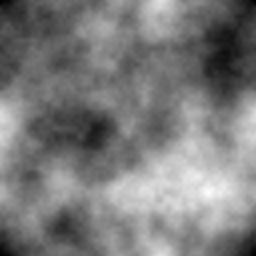
#> input picture assets/art/noise.png, 256 x 256 px
$ python preview_chalk_ring.py
#> lines starting #> are read from the running program, lines starting #| are printed output that depends on the picture
"""Превью мелового круга с трещинами (пункт 2.5) без Godot: numpy-порт assets/shaders/chalk_ring.gdshader.

Держи в синхроне с шейдером: правишь формулы там — правь и здесь.
Запуск из корня проекта:
    python3 tools/preview_chalk_ring.py [папка]     # по умолчанию — системная временная папка
Пишет chalk_ring_sheet.png (целый / 3 трещины / 5 трещин на последней жизни + свежая рана / лечение)
и chalk_ring_zoom.png (одна трещина крупно).
"""
import math
import os
import sys
import tempfile

import numpy as np
from PIL import Image

ROOT = os.path.dirname(os.path.dirname(os.path.abspath(__file__)))
NO = np.asarray(Image.open(os.path.join(ROOT, 'assets', 'art', 'noise.png')).convert('L'), dtype=np.float32) / 255.0
H, W = NO.shape
#> H = 256; W = 256
def tex(u, v):
    x = (u * W - 0.5) % W; y = (v * H - 0.5) % H
    x0 = np.floor(x).astype(int); y0 = np.floor(y).astype(int); fx = x - x0; fy = y - y0
    x1 = (x0 + 1) % W; y1 = (y0 + 1) % H
    return (NO[y0, x0] * (1 - fx) + NO[y0, x1] * fx) * (1 - fy) + (NO[y1, x0] * (1 - fx) + NO[y1, x1] * fx) * fy
def ss(e0, e1, x):
#> called with e0 = 0.03, e1 = 0.0105
    t = np.clip((x - e0) / (e1 - e0), 0, 1); return t * t * (3 - 2 * t)
def h11(x): return np.modf(np.sin(x * 127.1) * 43758.5453)[0] % 1.0
def render(cracks, danger=0.0, radius=0.769, width=0.03, pulse=0.0, TIME=0.0, N=640):
    ys, xs = np.mgrid[0:N, 0:N]
    U = (xs + 0.5) / N; V = (ys + 0.5) / N
    px = U * 2 - 1; py = V * 2 - 1
    r = np.hypot(px, py); a = np.arctan2(py, px)
    n1 = tex(a / (2*np.pi) * 5.0, r * 1.5)
    n2 = tex(px * 3.3 + 0.37, py * 3.3 + 0.11)
    wob = (n1 - 0.5) * 0.024
    d = np.abs(r - radius + wob)
    line = ss(width, width * 0.35, d)
    grain = ss(0.3, 0.72, n2 + (1 - line) * 0.25)
    ca = line * (0.45 + 0.55 * grain)
    d2 = np.abs(r - radius * 0.885 + wob * 0.5)
    inner = ss(0.007, 0.002, d2) * 0.4 * grain
    halo_k = np.ones_like(r); cut = np.zeros_like(r); bits = np.zeros_like(r); ember = np.zeros_like(r); gold = np.zeros_like(r)
    t = r - radius + wob
    for i, (ang, amt, hot, heal) in enumerate(cracks):
        da = np.mod(a - ang + np.pi, 2*np.pi) - np.pi
        m = (np.abs(da) <= 0.4) & (np.abs(t) < 0.12)
        sd = h11(ang + i * 0.731)
        s = da * radius
        side = np.where(s < 0, -1.0, 1.0)
        slant = (h11(sd + 5.0) - 0.5) * 1.2
        sp = s - t * slant
        jag = tex(sd * 7.0 + side * 0.29, t * 14.0 + sd)
        zig = np.abs(np.modf(t * 38.0 + sd * 3.0 + side * 0.5 + 100)[0] - 0.5) * 2.0
        gw = amt * (0.019 + 0.03 * jag + 0.01 * zig)
        band = ss(0.05, 0.03, np.abs(t))
        gap = (1 - ss(gw * 0.7, gw + 0.0025, np.abs(sp))) * band
        L = amt * (0.11 + 0.08 * sd)
        along = np.abs(sp) - gw
        k = np.clip(along / max(L, 1e-6), 0, 1)
        w1 = tex(sd * 3.0 + side * 0.41, along * 6.0) - 0.5
        fr = w1 * width * 2.6 * (0.4 + k)
        inside = (along > 0) & (along < L)
        fis = ss(0.005, 0.0014, np.abs(t - fr)) * (1 - k * k)
        fr2 = fr + side * (h11(sd + 3.0) - 0.5) * 2.0 * width * 1.8 * ss(0.2, 1.0, k)
        fis = np.maximum(fis, ss(0.0035, 0.001, np.abs(t - fr2)) * ss(0.15, 0.3, k) * (1 - k))
        fis = np.where(inside, fis, 0.0)
        bite_n = tex(sp * 7.0 + sd * 5.0, t * 7.0 + sd)
        bite = ss(0.55, 0.6, bite_n) * ss(L * 0.8 + gw, gw, np.abs(sp)) * ss(0.002, 0.008, np.abs(t)) * amt
        c_ = np.maximum(gap, np.maximum(fis, bite))
        b_ = np.zeros_like(r)
        for j in range(6):
            hh1 = h11(sd * 13.0 + j * 1.7); hh2 = h11(sd * 29.0 + j * 2.3)
            cx = (hh1 - 0.5) * 0.1 * amt; cy = (-0.016 - hh2 * 0.05) * amt
            if j >= 4: cy = (0.016 + hh2 * 0.03) * amt
            sz = (0.0035 + 0.004 * h11(hh1 * 7.0)) * min(amt * 2.0, 1.0)
            dd = np.hypot(s - cx, t - cy)
            b_ = np.maximum(b_, ss(sz, sz * 0.35, dd) if sz > 0 else 0)
        sc = (tex(sd * 5.0 + 0.5, t * 20.0) - 0.5) * gw * 1.1
        seam = np.abs(sp - sc)
        core = ss(0.032, 0.012, np.abs(t))
        flick = 0.75 + 0.25 * np.sin(TIME * 2.7 + sd * 31.0)
        e_ = (ss(0.0055, 0.001, seam) * 0.95 + np.exp(-seam * 80.0) * 0.35) * core * amt * flick
        dist = np.hypot(s * 0.7, t)
        e_ = e_ + hot * np.exp(-dist * 28.0) * 1.4
        g_ = heal * np.exp(-dist * 22.0) * 1.3
        soft = np.exp(-(sp / (gw + 0.012)) ** 2) * amt
        cut = np.where(m, np.maximum(cut, c_), cut)
        bits = np.where(m, np.maximum(bits, b_), bits)
        ember = np.where(m, ember + e_, ember)
        gold = np.where(m, gold + g_, gold)
        halo_k = np.where(m, np.minimum(halo_k, 1 - soft * 0.75), halo_k)
#> bits: shape (640, 640) float64; every value is 0
#> halo_k: shape (640, 640) float64; every value is 1
    ca = ca * (1 - cut)
    ca = np.maximum(ca, np.maximum(inner, bits * 0.8 * (0.55 + 0.45 * grain)))
    halo = np.exp(-d * 16.0) * (0.16 + pulse * 0.5) * halo_k
    chalk = np.array([0.92, 0.9, 0.83])
    col = chalk * (1 - danger * 0.65) + np.array([1.0, 0.22, 0.18]) * danger * 0.65
    base = np.clip(ca + halo, 0, 1)
    ember = np.clip(ember, 0, 1); gold = np.clip(gold, 0, 1)
    glow = np.array([1.0, 0.28, 0.1]) * ember[..., None] + np.array([1.0, 0.85, 0.45]) * gold[..., None]
#> glow: shape (640, 640, 3) float64; every value is 0
    alpha = np.clip(base + ember * 0.7 + gold, 0, 1)
    rgb = np.minimum((col * base[..., None] + glow) / np.maximum(alpha, 1e-3)[..., None], 1)
    return rgb, alpha
def comp(rgb, alpha, bg=(0.05, 0.04, 0.05)):
#> called with bg = (0.05, 0.04, 0.05)
    out = np.array(bg) * (1 - alpha[..., None]) + rgb * alpha[..., None]
    return Image.fromarray((np.clip(out, 0, 1) * 255).astype(np.uint8))
#> returned value: PIL image 640x640 RGB
if __name__ == '__main__':
    out = sys.argv[1] if len(sys.argv) > 1 else tempfile.gettempdir()
    os.makedirs(out, exist_ok=True)
    # Трещина: (угол, раскрытие 0..1, вспышка раны 0..1, свечение лечения 0..1) — как crack_* в шейдере.
    cr = [(0.3, 1.0, 0.0, 0.0), (2.1, 1.0, 0.0, 0.0), (4.0, 1.0, 0.0, 0.0)]
    cr5 = cr + [(5.3, 1.0, 0.0, 0.0), (1.2, 0.6, 0.9, 0.0)]
    heal = [(0.3, 1.0, 0, 0), (2.1, 0.4, 0, 0.95)]
    imgs = [comp(*render([])), comp(*render(cr)), comp(*render(cr5, danger=0.55)), comp(*render(heal))]
#> call 2 of render, with danger = 0, radius = 0.769, width = 0.03, pulse = 0, TIME = 0, N = 640
#> in render (call 2), `ys, xs = np.mgrid[0:N, 0:N]`:
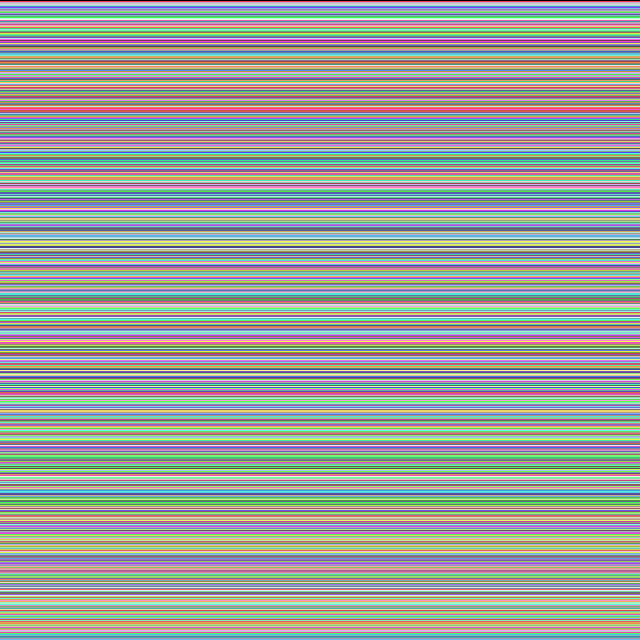
#> ys: shape (640, 640) int64; 640 distinct labels, from 0 to 639; one colour per label, 0 black
#> in render (call 2), `ys, xs = np.mgrid[0:N, 0:N]`:
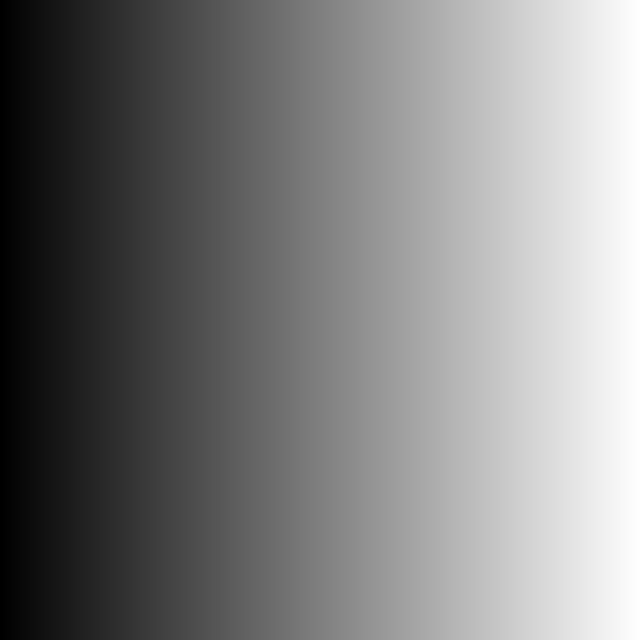
#> xs: shape (640, 640) int64; min 0, max 639, mean 319.5; drawn with min black and max white
#> in render (call 2), `V = (ys + 0.5) / N`:
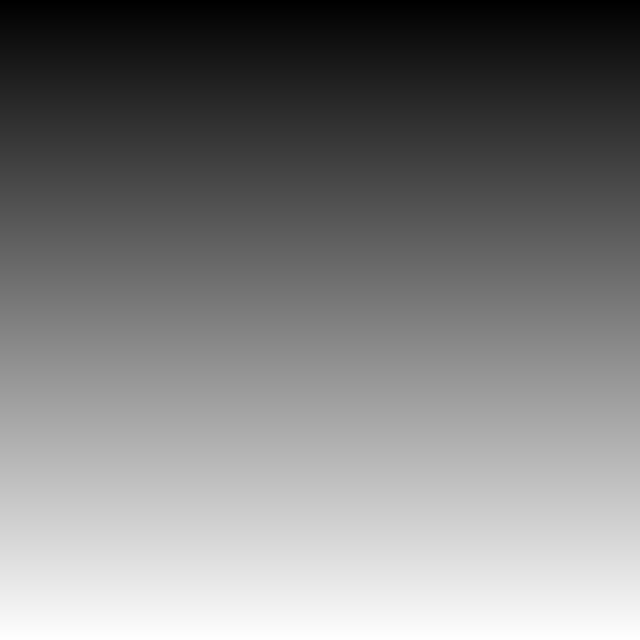
#> V: shape (640, 640) float64; min 0.000781, max 0.999, mean 0.5
#> in render (call 2), `a = np.arctan2(py, px)`:
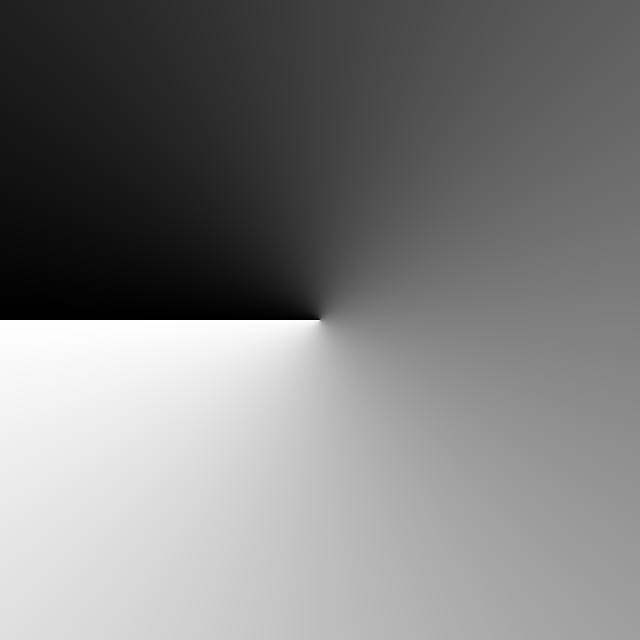
#> a: shape (640, 640) float64; min -3.14, max 3.14, mean 1.69e-16; drawn with min black and max white
#> in tex (call 4), `y0 = np.floor(y).astype(int)`:
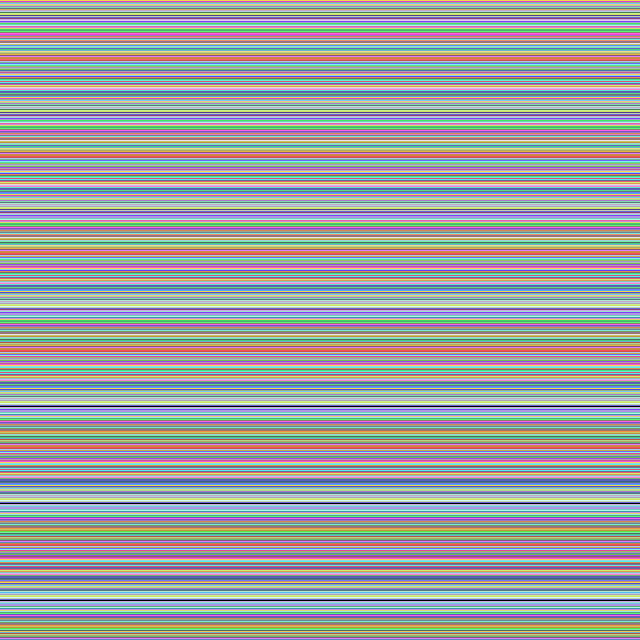
#> y0: shape (640, 640) int64; 140 distinct labels, from 0 to 255; one colour per label, 0 black
#> in tex (call 4), `fx = x - x0`:
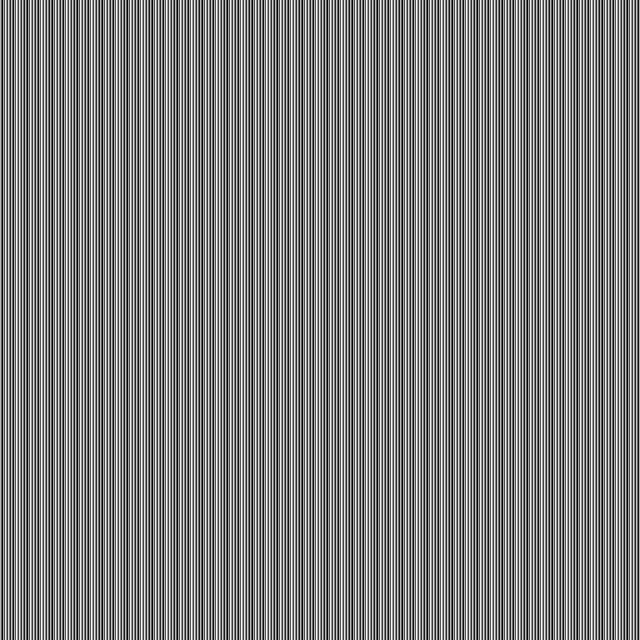
#> fx: shape (640, 640) float64; min 0.02, max 0.98, mean 0.5
#> in tex (call 4), `fy = y - y0`:
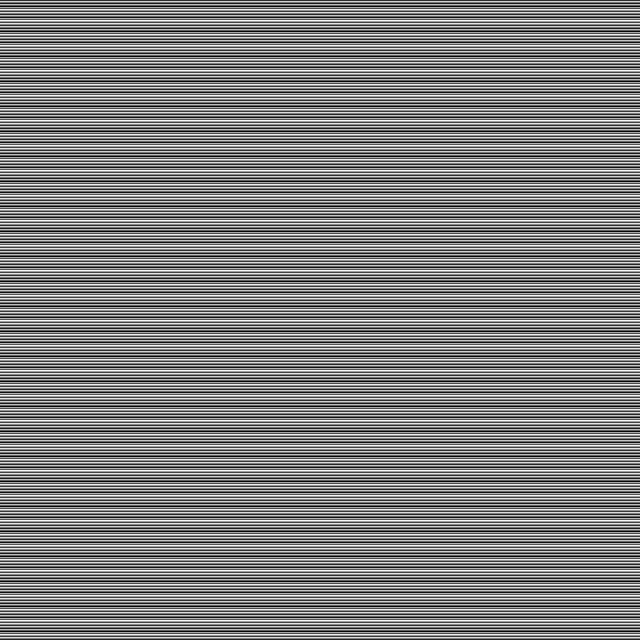
#> fy: shape (640, 640) float64; min 0.02, max 0.98, mean 0.499
#> the loop in render (call 2), `for i, (ang, amt, hot, heal) in enumerate(cracks):` made 3 passes
    sheet = Image.new('RGB', (1280, 1280))
    for k, im in enumerate(imgs):
        sheet.paste(im, ((k % 2) * 640, (k // 2) * 640))
#> this loop made 4 passes
    sheet.save(os.path.join(out, 'chalk_ring_sheet.png'))
    rgb, al = render([(math.pi / 2, 1.0, 0, 0)], N=1280)
    comp(rgb, al).crop((480, 1022, 800, 1202)).resize((960, 540), Image.NEAREST).save(os.path.join(out, 'chalk_ring_zoom.png'))
    print('превью:', os.path.join(out, 'chalk_ring_sheet.png'), os.path.join(out, 'chalk_ring_zoom.png'))
